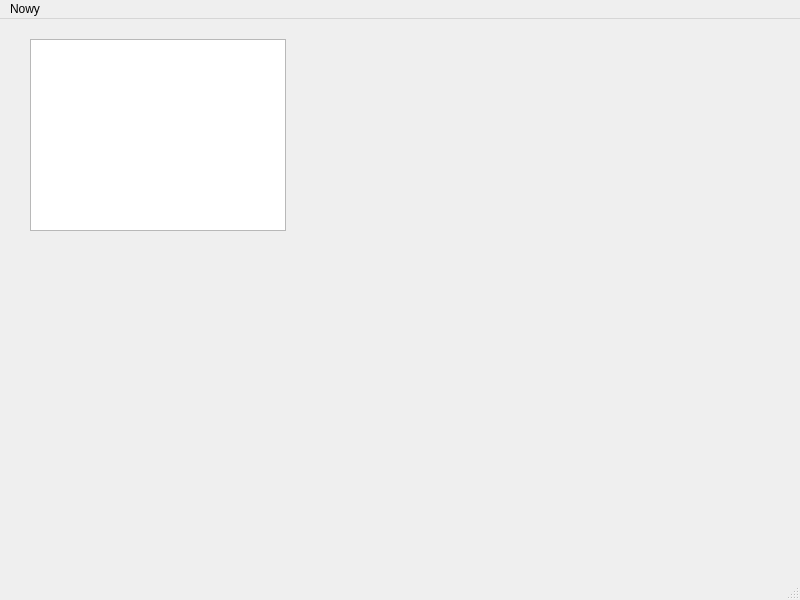
<?xml version="1.0" encoding="UTF-8"?>
<ui version="4.0">
 <class>MainWindow</class>
 <widget class="QMainWindow" name="MainWindow">
  <property name="geometry">
   <rect>
    <x>0</x>
    <y>0</y>
    <width>800</width>
    <height>600</height>
   </rect>
  </property>
  <property name="windowTitle">
   <string>MainWindow</string>
  </property>
  <widget class="QWidget" name="centralwidget">
   <widget class="QListWidget" name="listWidgetNotes">
    <property name="geometry">
     <rect>
      <x>30</x>
      <y>20</y>
      <width>256</width>
      <height>192</height>
     </rect>
    </property>
   </widget>
  </widget>
  <widget class="QMenuBar" name="menubar">
   <property name="geometry">
    <rect>
     <x>0</x>
     <y>0</y>
     <width>800</width>
     <height>20</height>
    </rect>
   </property>
   <widget class="QMenu" name="menuMenu">
    <property name="title">
     <string>Nowy</string>
    </property>
    <addaction name="actionNotatka"/>
    <addaction name="actionPlan"/>
    <addaction name="actionLista"/>
   </widget>
   <addaction name="menuMenu"/>
  </widget>
  <widget class="QStatusBar" name="statusbar"/>
  <action name="actionNotatka">
   <property name="text">
    <string>Notatka</string>
   </property>
  </action>
  <action name="actionPlan">
   <property name="text">
    <string>Plan</string>
   </property>
  </action>
  <action name="actionLista">
   <property name="text">
    <string>Lista</string>
   </property>
  </action>
 </widget>
 <resources/>
 <connections/>
</ui>
